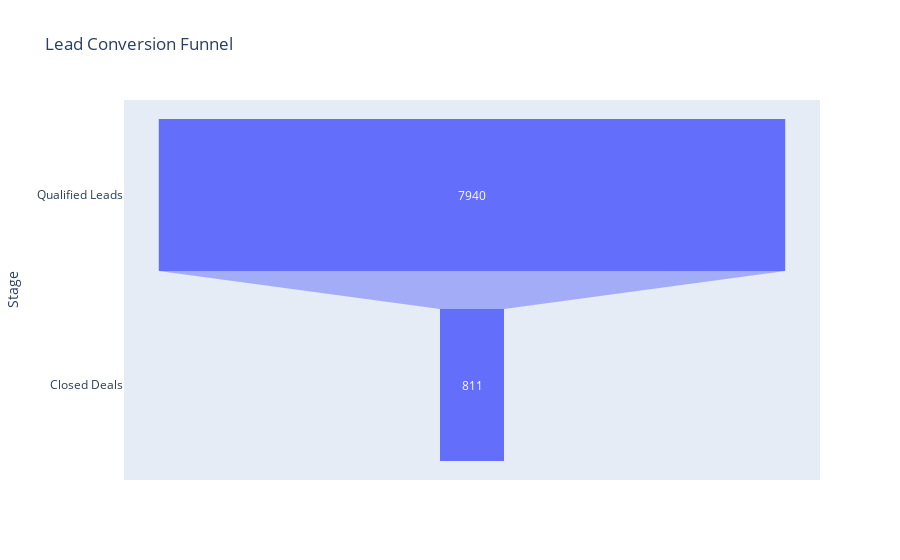

Here is the notebook cell this chart was saved with:
### Code cell
# Lead Conversion Funnel Chart 
import plotly.express as px
funnel_data = pd.DataFrame({
    'Stage': ['Qualified Leads', 'Closed Deals'],
    'Count': [total_qualified_leads, total_closed_leads]
})
fig = px.funnel(funnel_data, x='Count', y='Stage', title='Lead Conversion Funnel')
fig.show()

### Figure 1 — Plotly figure (JSON) as saved in the notebook; plotly's stock layout.template omitted (floating-point values rounded to 4 significant figures)
{"data": [{"hovertemplate": "Count=%{x}<br>Stage=%{y}<extra></extra>", "legendgroup": "", "marker": {"color": "#636efa"}, "name": "", "orientation": "h", "showlegend": false, "type": "funnel", "x": [7940, 811], "xaxis": "x", "y": ["Qualified Leads", "Closed Deals"], "yaxis": "y"}], "layout": {"legend": {"tracegroupgap": 0}, "title": {"text": "Lead Conversion Funnel"}, "xaxis": {"anchor": "y", "domain": [0, 1], "title": {"text": "Count"}}, "yaxis": {"anchor": "x", "domain": [0, 1], "title": {"text": "Stage"}}}}
